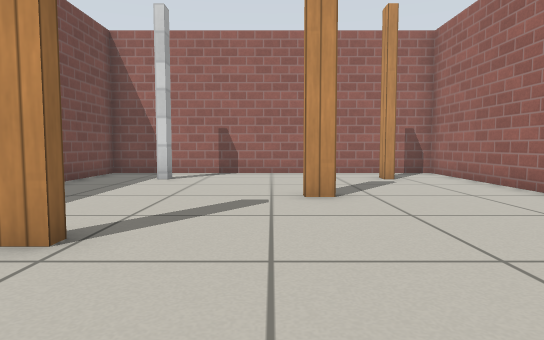
[1] (above)

12 first-person views from a walk through a world built for the Gazebo simulator. The camera is 0.5 m above the floor, tilts 4° down and sees 75° across. The floor is counted in squares, 0.5 m on a side. Each view is taken from the middle of a square. On the plan, view 1 faces up. The plan holds only what a view shows up to about 13 squares ahead; the rest is blank. Simple patterns stand in for the simulator's built-in surfaces.

[2]
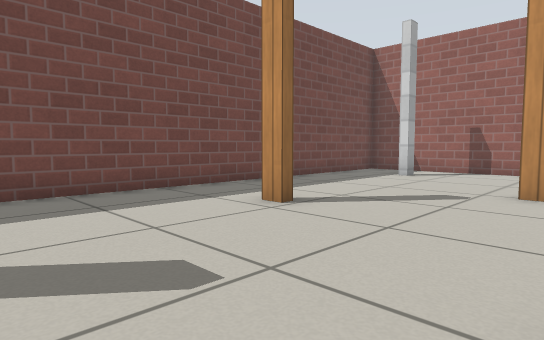

[3]
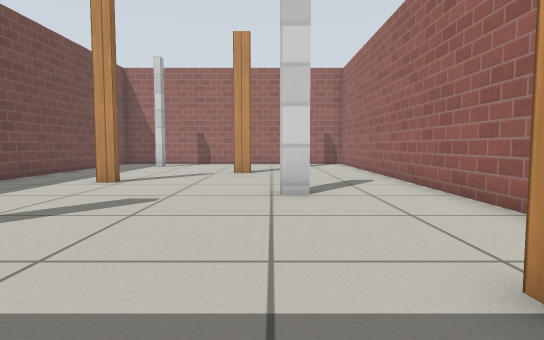

[4]
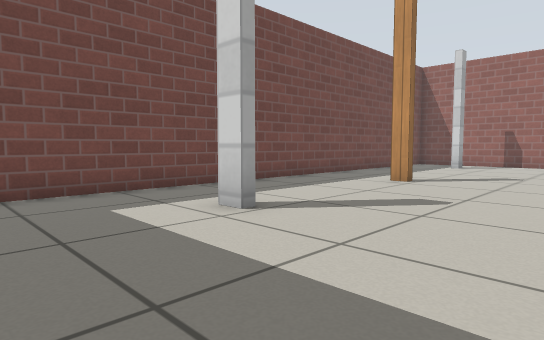

[5]
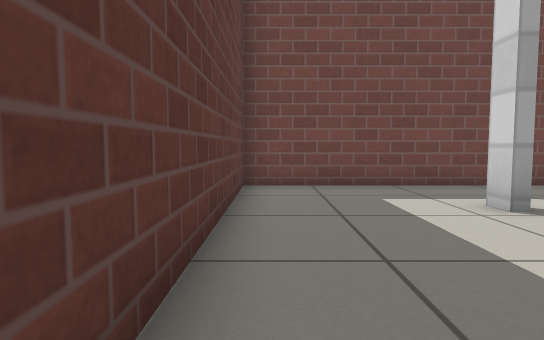

[6]
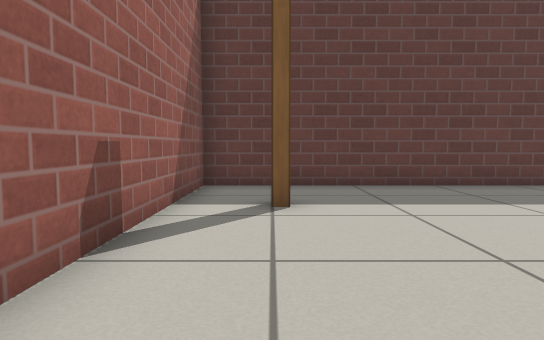

[7]
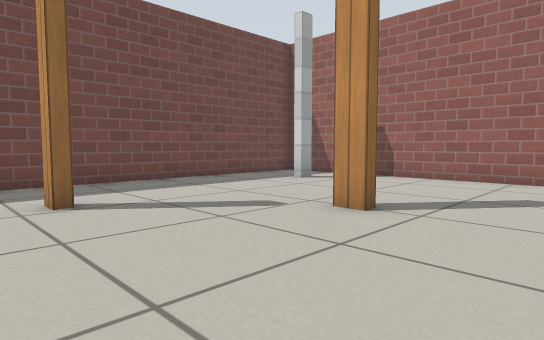

[8]
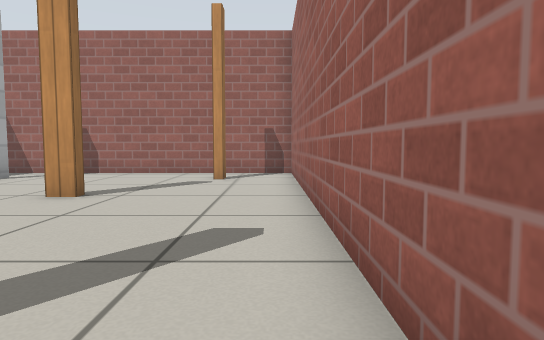

[9]
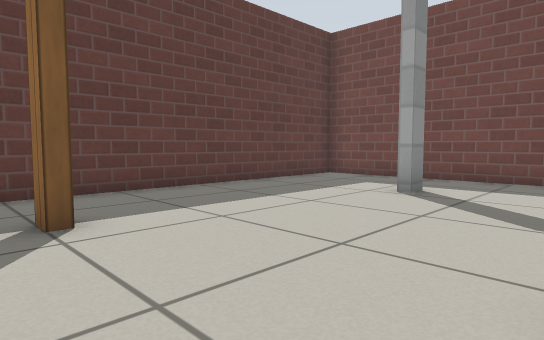

[10]
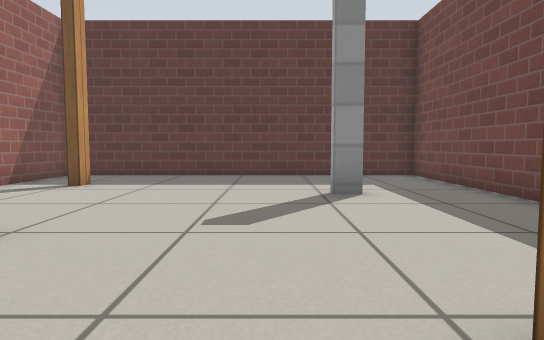

[11]
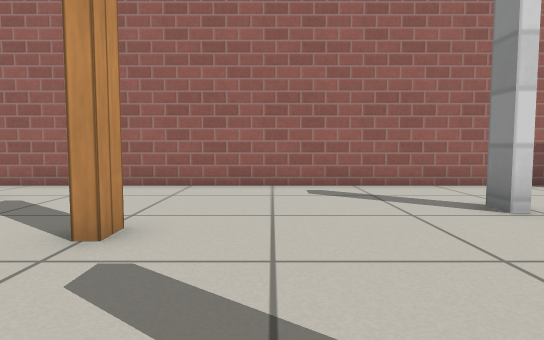

[12]
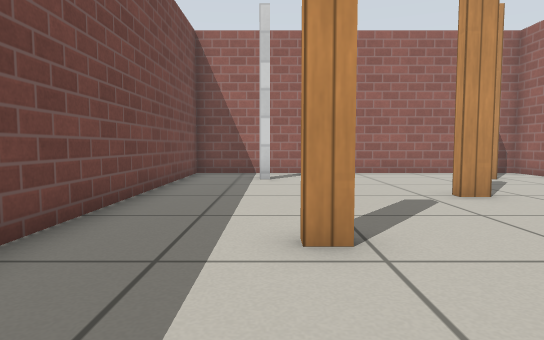

### Floor plan
Points are (right, up) in squares from view 1. A wall is a line through its corners. A room is listed if a view was taken in it or the views show most of it. See-through windows are left out.
Room 1 (views 1, 2, 3, 4, 5, 6, 7, 8, 9, 10, 11, 12)
walls: (-2.1, 3.4) (-2.7, 3.4); (1.3, 6.8) (0.6, 6.8); (3.3, 10.2) (3.3, 10.9); (3.7, -4.2) (3.7, -3.6) (4, -3.6) (4, -4.2); (-3.1, 10.9) (-3.1, 10.2); (3.6, 10.9) (3.6, 10.2); (-5.7, -6.7) (5.7, -6.7) (5.7, 12.7) (-5.7, 12.7) (-5.7, -6.7)

Positions as (right, up) in squares from view 1, and headings:
1: (0, 0), facing up
2: (2, -1), facing up-left
3: (2, -6), facing up
4: (2, -6), facing up-left
5: (3, -6), facing left
6: (4, 2), facing down
7: (4, 2), facing up-left
8: (5, 0), facing up
9: (5, 1), facing down-left
10: (-1, 5), facing down
11: (-3, 5), facing right
12: (-3, 0), facing up
